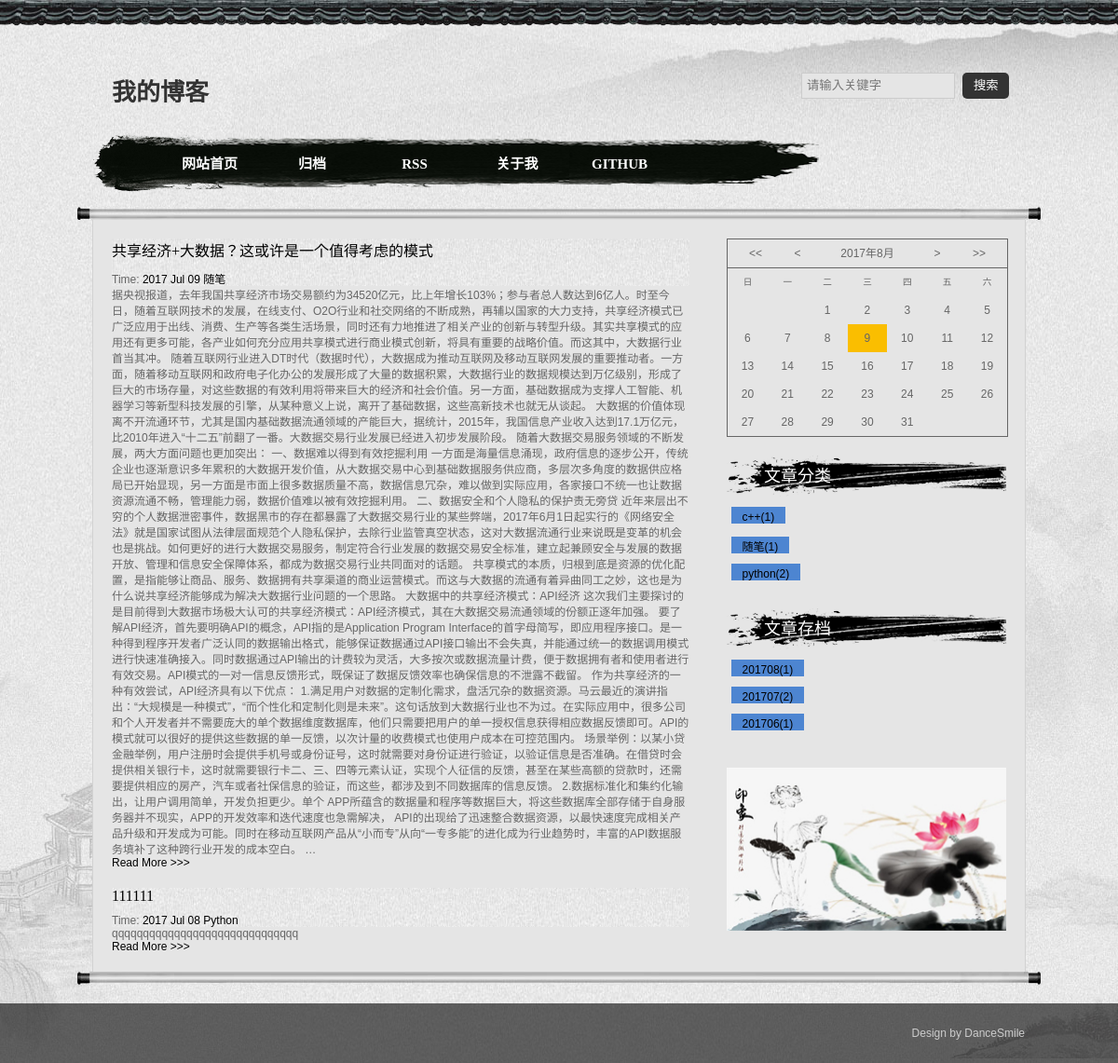
The page /time/201707/ on the database its author committed.
### article/models.py (models this page shows, shortened)
class Article(models.Model) :
    title = models.CharField(max_length=100)  #博客题目
    category = models.CharField(max_length=50, blank = True)  #博客标签
    date_time = models.DateTimeField(auto_now_add = True)  #博客日期
    content = RichTextField(blank=True, null=True)  #博客文章正文
    class Meta:  # 按时间下降排序
        ordering = ['-date_time']

### article/views.py (the view)
# urls.py: url(r'^time/(?P<t_time>\d+)/$', views.search_time, name='search_time'),
def search_time(request, t_time):
    try:
        post_list = Article.objects.filter(date_time__year=int(t_time[:4]), date_time__month=int(t_time[4:]))
    except Article.DoesNotExist :
        raise Http404
    arg = {'post_list' : post_list}
    ret = count_art(arg)
    return render(request, 'tag.html', ret)

### article/views.py (called while the page is built)
def get_count_tag(Articles):
    tag_count = {}
    if Articles:
        for art in Articles:
            tag = art.category
            if tag not in tag_count:
                tag_count[tag]=0
            tag_count[tag]+=1
    return tag_count

def get_count_time(Articles):
    time_count = {}
    if Articles:
        for art in Articles:
            tt = art.date_time.strftime('%Y%m')
            if tt not in time_count:
                time_count[tt]=0
            time_count[tt]+=1
    ret = sorted(time_count.items(), key=lambda e: e[0], reverse=True)
    return ret

def count_art(arg):
    ret = {}
    try:
        posts = Article.objects.all()  # 获取全部的Article对象
    except Article.DoesNotExist:
        raise Http404
    tag_count = get_count_tag(posts)
    time_count = get_count_time(posts)
    ret['tag_count'] = tag_count
    ret['time_count'] = time_count
    ret.update(arg)
    return ret

### templates/tag.html
{% extends "base.html" %}
{% block content %}
<div class="posts">
    {% for post in post_list %}
        <section class="post">
            <header class="post-header">
                        <h3><a href="{% url 'detail' id=post.id %}">{{ post.title }}</a></h3>
                        Time:  <a href="#">{{ post.date_time |date:"Y M d"}}</a> <a class="post-category post-category-js" href="{% url 'search_tag' tag=post.category %}">{{ post.category|title }}</a>
            </header>
            <div class="post-description">
                {{ post.content|truncatewords_html:20|safe }}
            </div>
                <a class="pure-button" href="{% url 'detail' id=post.id %}">Read More >>> </a>
        </section>
    {% endfor %}
</div>
{% endblock %}
{% block fenlei %}
{% if tag_count%}
<ul>
   {% for tag,count in tag_count.items%}
      <li>
        <p>&nbsp<a class="post-categorys post-category-count" href="{% url 'search_tag' tag=tag %}">{{ tag }}({{count}})</a></p>
      </li>
   {% endfor %}
{% endif %}
</ul>
{% endblock %}
{% block cundang %}
       {% if time_count%}
        <ul>
           {% for value in time_count%}
              <li>
                <p>&nbsp<a class="post-categorys post-category-count" href="{% url 'search_time' t_time=value.0 %}">{{value.0}}({{value.1}})</a></p>
              </li>
           {% endfor %}
       {% endif %}
        </ul>
{% endblock %}

### static/css/base.css (style rules this page uses)
* { margin: 0; padding: 0 }
body { font: 12px "����", Arial, Helvetica, sans-serif; color: #666666; background: url(../images/bg.jpg) repeat }
ul, ol, li { list-style: none; }
h1, h2, h3, h4, h5, h6 { font-size: 100%; font-weight: normal; }
a { outline: none; }
a:link, a:visited, a:active { text-decoration: none; color: #000000 }
header { width: 100%; background: url(../images/yuanshan.jpg) right bottom no-repeat }

### static/css/index.css (style rules this page uses)
.bloglist h3 { margin: 20px 0 10px 0; color: #333; font-size: 16px; font-family: "微软雅黑"; }
.tuwen li { overflow: hidden; clear: both; margin-bottom: 10px }
.tuwen p { margin-top: 5px }
.post-categorys { margin: 0 0.1em; padding: 0.3em 1em; color: #fff; background: #999; font-size: 100%; }
.post-category-count { background: #4d85d1; }

### rows shown on the page
Article: title "共享经济+大数据？这或许是一个值得考虑的模式", date_time "2017 Jul 09", category "随笔", content "据央视报道，去年我国共享经济市场交易额约为34520亿元，比上年增长103%；参与者总人数达到6亿人。时至今日，随着互联网技术的发展，在线支付、O2O行业和社交网络的不断成熟，再辅以国家的大力支持，共享经济模式已广泛应用于出线、消费、生产等各类生活场景，同时还有力地推进了相关产业的创新与转型升级。其实共享模式的应用还有更多可能，各产业如何充分应用共享模式进行商业模式创新，将具有重要的战略价值。而这其中，大数据行业首当其冲。 随着互联网行业进入DT时代（数据时代），大数据成为推动互联网及移动互联网发展的重要推动者。一方面，随着移动互联网和政府电子化办公的发展形成了大量的数据积累，大数据行业的数据规模达到万亿级别，形成了巨大的市场存量，对这些数据的有效利用将带来巨大的经济和社会价值。另一方面，基础数据成为支撑人工智能、机器学习等新型科技发展的引擎，从某种意义上说，离开了基础数据，这些高新技术也就无从谈起。 大数据的价值体现离不开流通环节，尤其是国内基础数据流通领域的产能巨大，据统计，2015年，我国信息产业收入达到17.1万亿元，比2010年进入“十二五”前翻了一番。大数据交易行业发展已经进入初步发展阶段。 随着大数据交易服务领域的不断发展，两大方面问题也更加突出： 一、数据难以得到有效挖掘利用…", tag_count "随笔"
Article: title "111111", date_time "2017 Jul 08", category "Python", content "qqqqqqqqqqqqqqqqqqqqqqqqqqqqqq", tag_count "python"
Article: tag_count "c++"

### other values the page prints
{{ count }} "1" "1" "2"
{{ value.0 }} "201708" "201707" "201706"
{{ value.1 }} "1" "2" "1"
